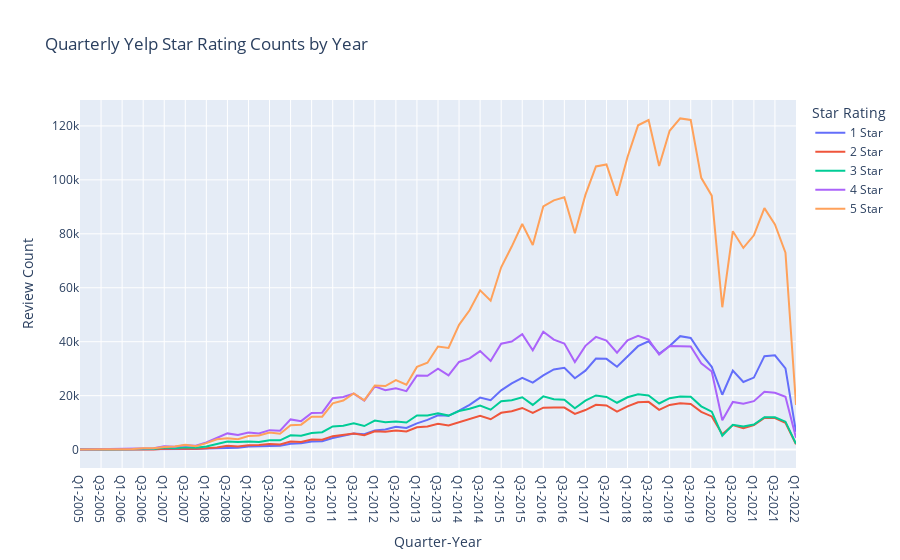

The notebook cell this image was saved under:
### Code cell
# Reviews by year and quarter
df = cur.execute('''
                SELECT 
                    YEAR(review_date) AS year,
                    QUARTER(review_date) AS quarter,
                    SUM(CASE WHEN stars=1 THEN 1 ELSE 0 END) AS one_star_reviews,
                    SUM(CASE WHEN stars=2 THEN 1 ELSE 0 END) AS two_star_reviews,
                    SUM(CASE WHEN stars=3 THEN 1 ELSE 0 END) AS three_star_reviews,
                    SUM(CASE WHEN stars=4 THEN 1 ELSE 0 END) AS four_star_reviews,
                    SUM(CASE WHEN stars=5 THEN 1 ELSE 0 END) AS five_star_reviews,
                    COUNT(*) AS total_reviews,
                    SUM(stars) AS total_stars,
                    ROUND(AVG(stars), 2) avg_rating
                FROM yelp_reviews
                GROUP BY 1, 2
                ORDER BY 1, 2;
                 ''').fetch_pandas_all()

display(df)

# Rename columns for readability in charts
df.rename(columns={'ONE_STAR_REVIEWS': '1 Star', 'TWO_STAR_REVIEWS': '2 Star', 'THREE_STAR_REVIEWS': '3 Star', 'FOUR_STAR_REVIEWS': '4 Star', 'FIVE_STAR_REVIEWS': '5 Star', 'TOTAL_REVIEWS': 'Total Reviews',
                   'AVG_RATING': 'Average Rating'}, inplace=True)

# Create a date column from year and quarter
df['date'] = 'Q' + df['QUARTER'].astype(str) + '-' + df['YEAR'].astype(str)

# Melt into long format for counts of reviews with each star value
long_df = df.melt(
    id_vars=['date'],
    value_vars=['1 Star','2 Star','3 Star','4 Star','5 Star'],
    var_name='star',
    value_name='count'
)

# Plot time series of star value counts by year and quarter
fig = px.line(
    long_df,
    x='date',
    y='count',
    color='star',
    labels={
        'date':'Quarter-Year',
        'count':'Review Count',
        'star':'Star Rating'
    },
    title='Quarterly Yelp Star Rating Counts by Year'
)
fig.show()

# Melt into long format for total review counts for each quarter
long_df = df.melt(
    id_vars=['date'],
    value_vars=['Total Reviews'],
    var_name='reviews',
    value_name='count'
)

# Plot time series of total reviews by year and quarter
fig = px.line(
    long_df, 
    x='date', 
    y='count', 
    labels={
        'date': 'Quarter-Year',
        'count': 'Review Count'
        }, 
    title='Quarterly Yelp Review Volume by Year'
)
fig.show()

# Melt into long format for average star rating for each quarter
long_df = df.melt(
    id_vars=['date'],
    value_vars=['Average Rating'],
    var_name='avg_stars',
    value_name='count'
)

# Plot time series of average star rating by year and quarter
fig = px.line(
    long_df, 
    x='date', 
    y='count', 
    labels={
        'date': 'Quarter-Year',
        'count': 'Average Star Rating'
        }, 
    title='Quarterly Average Yelp Star Rating by Year'
)
fig.show()

### Figure 1 — Plotly figure (JSON) as saved in the notebook; plotly's stock layout.template omitted (floating-point values rounded to 4 significant figures)
{"data": [{"hovertemplate": "Star Rating=1 Star<br>Quarter-Year=%{x}<br>Review Count=%{y}<extra></extra>", "legendgroup": "1 Star", "line": {"color": "#636efa", "dash": "solid"}, "marker": {"symbol": "circle"}, "mode": "lines", "name": "1 Star", "orientation": "v", "showlegend": true, "type": "scatter", "x": ["Q1-2005", "Q2-2005", "Q3-2005", "Q4-2005", "Q1-2006", "Q2-2006", "Q3-2006", "Q4-2006", "Q1-2007", "Q2-2007", "Q3-2007", "Q4-2007", "Q1-2008", "Q2-2008", "Q3-2008", "Q4-2008", "Q1-2009", "Q2-2009", "Q3-2009", "Q4-2009", "Q1-2010", "Q2-2010", "Q3-2010", "Q4-2010", "Q1-2011", "Q2-2011", "Q3-2011", "Q4-2011", "Q1-2012", "Q2-2012", "Q3-2012", "Q4-2012", "Q1-2013", "Q2-2013", "Q3-2013", "Q4-2013", "Q1-2014", "Q2-2014", "Q3-2014", "Q4-2014", "Q1-2015", "Q2-2015", "Q3-2015", "Q4-2015", "Q1-2016", "Q2-2016", "Q3-2016", "Q4-2016", "Q1-2017", "Q2-2017", "Q3-2017", "Q4-2017", "Q1-2018", "Q2-2018", "Q3-2018", "Q4-2018", "Q1-2019", "Q2-2019", "Q3-2019", "Q4-2019", "Q1-2020", "Q2-2020", "Q3-2020", "Q4-2020", "Q1-2021", "Q2-2021", "Q3-2021", "Q4-2021", "Q1-2022"], "xaxis": "x", "y": [5, 4, 15, 6, 23, 27, 44, 47, 135, 123, 209, 211, 373, 523, 791, 696, 1129, 1280, 1533, 1413, 2133, 2389, 2986, 3106, 4290, 5089, 5980, 5677, 7086, 7469, 8461, 8047, 9738, 11036, 12729, 12536, 14419, 16617, 19285, 18314, 21987, 24535, 26626, 24820, 27521, 29704, 30360, 26455, 29269, 33773, 33644, 30699, 34392, 38346, 40139, 35548, 38377, 42056, 41380, 35498, 30694, 20340, 29298, 25069, 26701, 34641, 34968, 30140, 6607], "yaxis": "y"}, {"hovertemplate": "Star Rating=2 Star<br>Quarter-Year=%{x}<br>Review Count=%{y}<extra></extra>", "legendgroup": "2 Star", "line": {"color": "#EF553B", "dash": "solid"}, "marker": {"symbol": "circle"}, "mode": "lines", "name": "2 Star", "orientation": "v", "showlegend": true, "type": "scatter", "x": ["Q1-2005", "Q2-2005", "Q3-2005", "Q4-2005", "Q1-2006", "Q2-2006", "Q3-2006", "Q4-2006", "Q1-2007", "Q2-2007", "Q3-2007", "Q4-2007", "Q1-2008", "Q2-2008", "Q3-2008", "Q4-2008", "Q1-2009", "Q2-2009", "Q3-2009", "Q4-2009", "Q1-2010", "Q2-2010", "Q3-2010", "Q4-2010", "Q1-2011", "Q2-2011", "Q3-2011", "Q4-2011", "Q1-2012", "Q2-2012", "Q3-2012", "Q4-2012", "Q1-2013", "Q2-2013", "Q3-2013", "Q4-2013", "Q1-2014", "Q2-2014", "Q3-2014", "Q4-2014", "Q1-2015", "Q2-2015", "Q3-2015", "Q4-2015", "Q1-2016", "Q2-2016", "Q3-2016", "Q4-2016", "Q1-2017", "Q2-2017", "Q3-2017", "Q4-2017", "Q1-2018", "Q2-2018", "Q3-2018", "Q4-2018", "Q1-2019", "Q2-2019", "Q3-2019", "Q4-2019", "Q1-2020", "Q2-2020", "Q3-2020", "Q4-2020", "Q1-2021", "Q2-2021", "Q3-2021", "Q4-2021", "Q1-2022"], "xaxis": "x", "y": [8, 9, 26, 11, 27, 34, 86, 63, 310, 225, 322, 320, 523, 825, 1412, 1195, 1616, 1678, 2045, 1929, 2973, 2800, 3763, 3681, 4991, 5419, 6015, 5363, 6793, 6657, 7098, 6735, 8276, 8561, 9587, 8956, 10138, 11260, 12507, 11261, 13648, 14218, 15442, 13619, 15530, 15587, 15585, 13241, 14671, 16622, 16353, 14090, 16041, 17545, 17710, 14729, 16580, 17151, 16934, 13993, 12305, 5671, 9108, 7916, 9094, 11786, 11705, 9909, 1959], "yaxis": "y"}, {"hovertemplate": "Star Rating=3 Star<br>Quarter-Year=%{x}<br>Review Count=%{y}<extra></extra>", "legendgroup": "3 Star", "line": {"color": "#00cc96", "dash": "solid"}, "marker": {"symbol": "circle"}, "mode": "lines", "name": "3 Star", "orientation": "v", "showlegend": true, "type": "scatter", "x": ["Q1-2005", "Q2-2005", "Q3-2005", "Q4-2005", "Q1-2006", "Q2-2006", "Q3-2006", "Q4-2006", "Q1-2007", "Q2-2007", "Q3-2007", "Q4-2007", "Q1-2008", "Q2-2008", "Q3-2008", "Q4-2008", "Q1-2009", "Q2-2009", "Q3-2009", "Q4-2009", "Q1-2010", "Q2-2010", "Q3-2010", "Q4-2010", "Q1-2011", "Q2-2011", "Q3-2011", "Q4-2011", "Q1-2012", "Q2-2012", "Q3-2012", "Q4-2012", "Q1-2013", "Q2-2013", "Q3-2013", "Q4-2013", "Q1-2014", "Q2-2014", "Q3-2014", "Q4-2014", "Q1-2015", "Q2-2015", "Q3-2015", "Q4-2015", "Q1-2016", "Q2-2016", "Q3-2016", "Q4-2016", "Q1-2017", "Q2-2017", "Q3-2017", "Q4-2017", "Q1-2018", "Q2-2018", "Q3-2018", "Q4-2018", "Q1-2019", "Q2-2019", "Q3-2019", "Q4-2019", "Q1-2020", "Q2-2020", "Q3-2020", "Q4-2020", "Q1-2021", "Q2-2021", "Q3-2021", "Q4-2021", "Q1-2022"], "xaxis": "x", "y": [18, 24, 97, 32, 88, 99, 228, 237, 799, 538, 840, 728, 1191, 2046, 2966, 2802, 3045, 2804, 3466, 3455, 5294, 5138, 6144, 6458, 8602, 8873, 9770, 8742, 10765, 10169, 10408, 10026, 12688, 12616, 13470, 12609, 14291, 15163, 16337, 14805, 17911, 18334, 19412, 16569, 19737, 18665, 18521, 15309, 18153, 20080, 19540, 17374, 19415, 20530, 20067, 17107, 19077, 19709, 19627, 16045, 14066, 5140, 9195, 8610, 9298, 12022, 12006, 10361, 2183], "yaxis": "y"}, {"hovertemplate": "Star Rating=4 Star<br>Quarter-Year=%{x}<br>Review Count=%{y}<extra></extra>", "legendgroup": "4 Star", "line": {"color": "#ab63fa", "dash": "solid"}, "marker": {"symbol": "circle"}, "mode": "lines", "name": "4 Star", "orientation": "v", "showlegend": true, "type": "scatter", "x": ["Q1-2005", "Q2-2005", "Q3-2005", "Q4-2005", "Q1-2006", "Q2-2006", "Q3-2006", "Q4-2006", "Q1-2007", "Q2-2007", "Q3-2007", "Q4-2007", "Q1-2008", "Q2-2008", "Q3-2008", "Q4-2008", "Q1-2009", "Q2-2009", "Q3-2009", "Q4-2009", "Q1-2010", "Q2-2010", "Q3-2010", "Q4-2010", "Q1-2011", "Q2-2011", "Q3-2011", "Q4-2011", "Q1-2012", "Q2-2012", "Q3-2012", "Q4-2012", "Q1-2013", "Q2-2013", "Q3-2013", "Q4-2013", "Q1-2014", "Q2-2014", "Q3-2014", "Q4-2014", "Q1-2015", "Q2-2015", "Q3-2015", "Q4-2015", "Q1-2016", "Q2-2016", "Q3-2016", "Q4-2016", "Q1-2017", "Q2-2017", "Q3-2017", "Q4-2017", "Q1-2018", "Q2-2018", "Q3-2018", "Q4-2018", "Q1-2019", "Q2-2019", "Q3-2019", "Q4-2019", "Q1-2020", "Q2-2020", "Q3-2020", "Q4-2020", "Q1-2021", "Q2-2021", "Q3-2021", "Q4-2021", "Q1-2022"], "xaxis": "x", "y": [22, 67, 144, 82, 217, 217, 462, 478, 1212, 1091, 1638, 1452, 2629, 4455, 6015, 5420, 6298, 5947, 7213, 7034, 11187, 10560, 13563, 13702, 19054, 19524, 20773, 18155, 23424, 21984, 22697, 21662, 27478, 27347, 29997, 27531, 32496, 33838, 36527, 32873, 39247, 40085, 42793, 36811, 43732, 40792, 39348, 32487, 38462, 41779, 40390, 35947, 40533, 42204, 40827, 35202, 38398, 38330, 38194, 32009, 28924, 10868, 17683, 16994, 17966, 21433, 21099, 19565, 4351], "yaxis": "y"}, {"hovertemplate": "Star Rating=5 Star<br>Quarter-Year=%{x}<br>Review Count=%{y}<extra></extra>", "legendgroup": "5 Star", "line": {"color": "#FFA15A", "dash": "solid"}, "marker": {"symbol": "circle"}, "mode": "lines", "name": "5 Star", "orientation": "v", "showlegend": true, "type": "scatter", "x": ["Q1-2005", "Q2-2005", "Q3-2005", "Q4-2005", "Q1-2006", "Q2-2006", "Q3-2006", "Q4-2006", "Q1-2007", "Q2-2007", "Q3-2007", "Q4-2007", "Q1-2008", "Q2-2008", "Q3-2008", "Q4-2008", "Q1-2009", "Q2-2009", "Q3-2009", "Q4-2009", "Q1-2010", "Q2-2010", "Q3-2010", "Q4-2010", "Q1-2011", "Q2-2011", "Q3-2011", "Q4-2011", "Q1-2012", "Q2-2012", "Q3-2012", "Q4-2012", "Q1-2013", "Q2-2013", "Q3-2013", "Q4-2013", "Q1-2014", "Q2-2014", "Q3-2014", "Q4-2014", "Q1-2015", "Q2-2015", "Q3-2015", "Q4-2015", "Q1-2016", "Q2-2016", "Q3-2016", "Q4-2016", "Q1-2017", "Q2-2017", "Q3-2017", "Q4-2017", "Q1-2018", "Q2-2018", "Q3-2018", "Q4-2018", "Q1-2019", "Q2-2019", "Q3-2019", "Q4-2019", "Q1-2020", "Q2-2020", "Q3-2020", "Q4-2020", "Q1-2021", "Q2-2021", "Q3-2021", "Q4-2021", "Q1-2022"], "xaxis": "x", "y": [24, 68, 112, 80, 242, 223, 522, 489, 985, 1183, 1758, 1284, 2411, 3837, 4234, 3882, 5035, 5207, 6352, 5908, 9033, 9247, 12209, 12221, 17163, 18197, 20858, 18278, 23753, 23556, 25749, 24031, 30663, 32220, 38204, 37708, 46267, 51645, 59049, 55183, 67588, 75278, 83636, 75856, 90168, 92407, 93548, 80185, 94423, 104958, 105694, 94127, 108492, 120221, 122165, 105149, 118192, 122789, 122197, 100748, 94152, 52769, 80982, 74773, 79443, 89507, 83513, 73032, 16565], "yaxis": "y"}], "layout": {"legend": {"title": {"text": "Star Rating"}, "tracegroupgap": 0}, "title": {"text": "Quarterly Yelp Star Rating Counts by Year"}, "xaxis": {"anchor": "y", "domain": [0, 1], "title": {"text": "Quarter-Year"}}, "yaxis": {"anchor": "x", "domain": [0, 1], "title": {"text": "Review Count"}}}}
